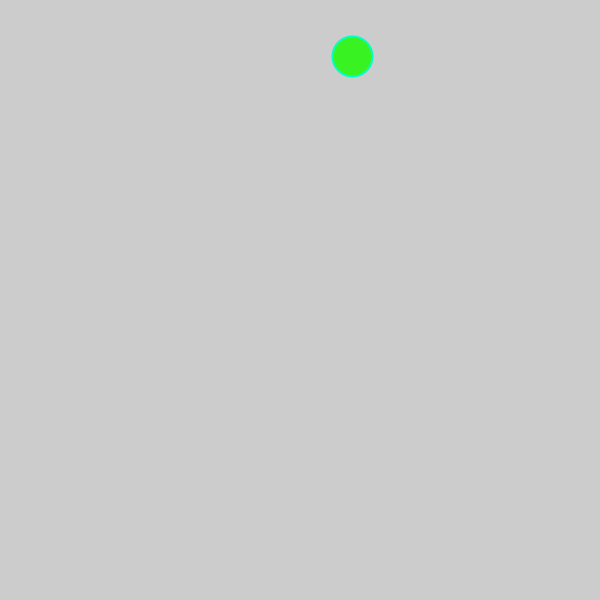
Frame 1 (no input)
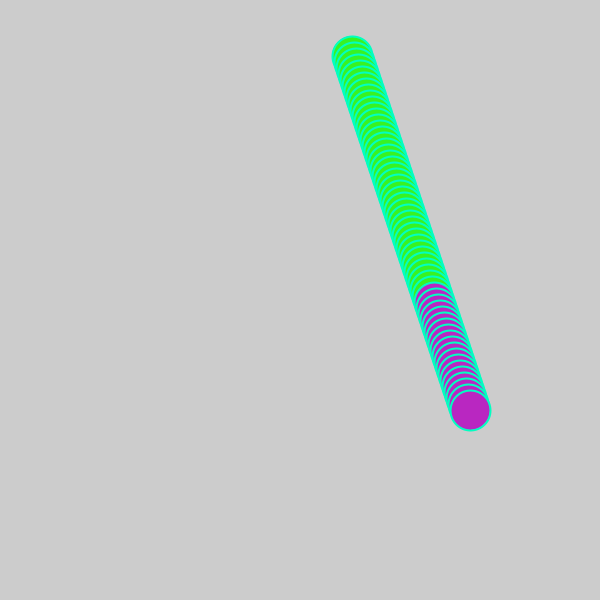
Frame 60 (the mouse pressed at the canvas centre just before this capture)
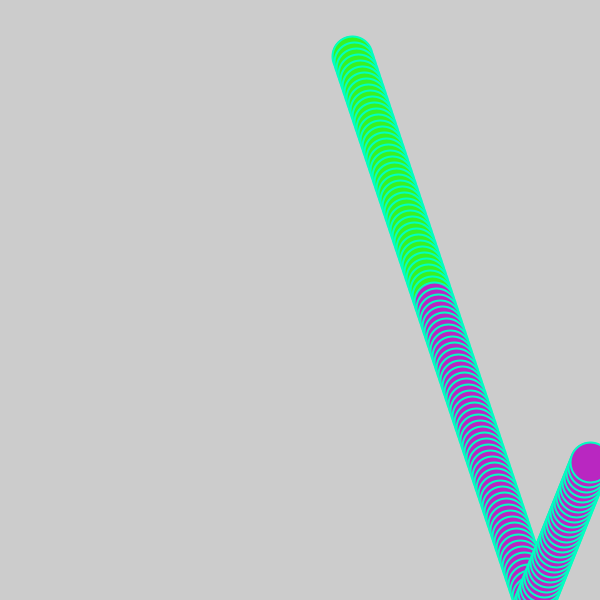
Frame 120 (the mouse held since frame 60 and released just before this capture)

The Processing sketch that drew these frames (run headless with seeded random() and noise(); from frame 60 on, the mouse is pressed at the canvas centre):

// Processing sketch: processing_37364
// ── processing_37364.pde

int directionx;
int directiony;
int x;
int y;

void setup(){
  size(600,600);
directionx =2;
directiony =6;
x = 350;
y = 50;
}

void draw(){
x += directionx;
y += directiony;
  strokeWeight(2);
             if(x < 300) { 
              stroke(255, 242, 0);} 
            else{
              stroke(1, 255, 193);
                }
            if(y < 300) { 
              fill(57, 242, 34);} 
            else{
              fill(185, 39, 193);
                }
ellipse(x,y,40,40);
if(x > 600){
      directionx = -7;}
      if(x < 0){
      directionx = 4;}
   
if(y > 600){
      directiony = -5;}
      if(y < 0){
      directiony = 2;}

}
